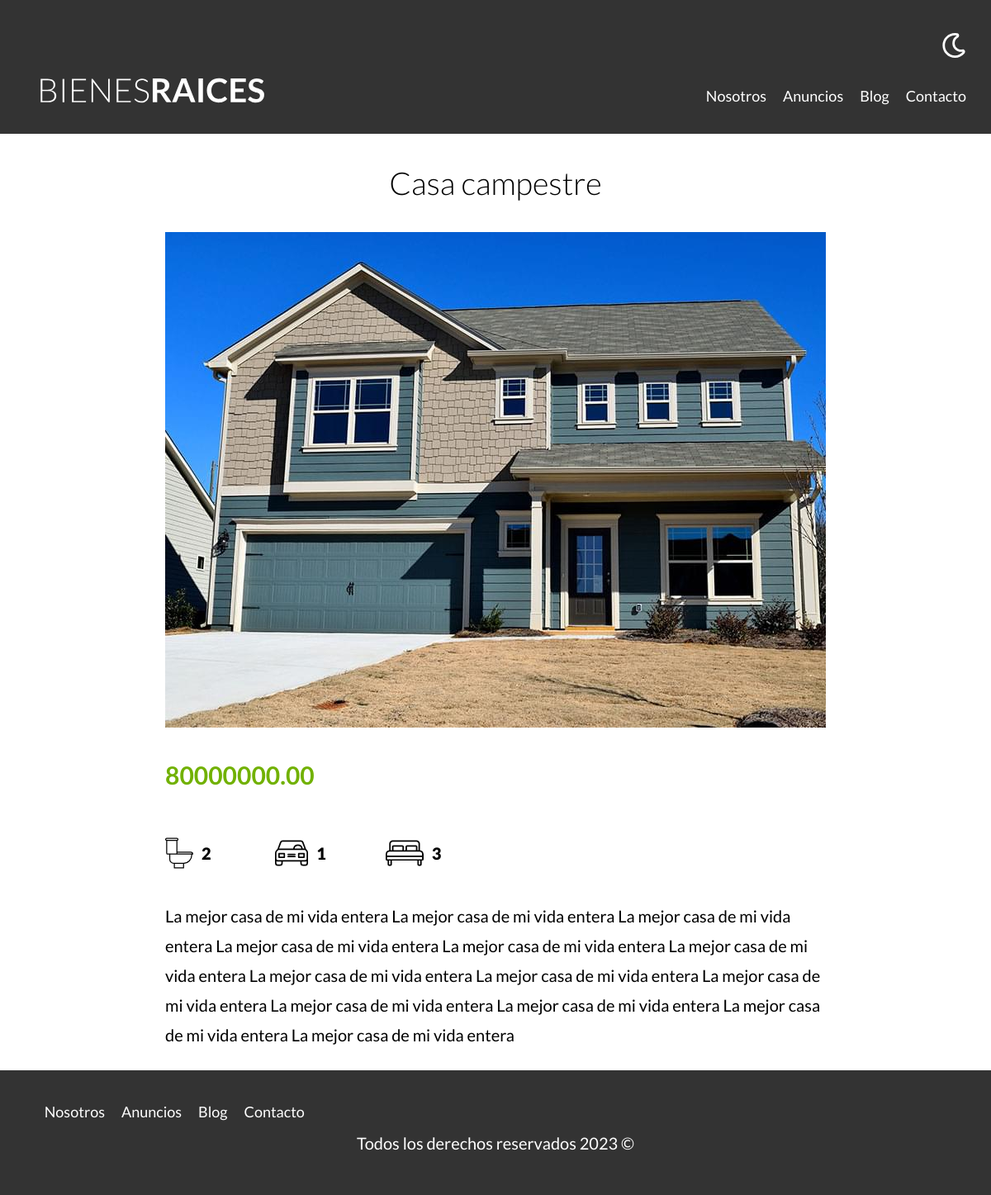
Screenshot of /propiedad?id=28 with the database file from the repository.
### tables this page shows
CREATE TABLE `propiedades` (
  `id` int NOT NULL AUTO_INCREMENT,
  `titulo` varchar(45) DEFAULT NULL,
  `precio` decimal(10,2) DEFAULT NULL,
  `descripcion` longtext,
  `imagen` varchar(200) DEFAULT NULL,
  `habitaciones` int DEFAULT NULL,
  `estacionamiento` int DEFAULT NULL,
  `wc` int DEFAULT NULL,
  `creado` date DEFAULT NULL,
  `vendedoresId` int NOT NULL,
  PRIMARY KEY (`id`),
  KEY `fk_propiedades_vendedores_idx` (`vendedoresId`),
  CONSTRAINT `fk_propiedades_vendedores` FOREIGN KEY (`vendedoresId`) REFERENCES `vendedores` (`id`)
);

### controller/paginasController.php (called while the page is built, shortened)
<?php
class PaginasController{
    public static function propiedad( Router $router){
        $id = \validarORedireccionar('/');
        $propiedad = Propiedad::find($id);
        $router->render('/paginas/propiedad', [
            'propiedad' => $propiedad
        ]);
    }
}

### public/index.php (called while the page is built, shortened)
<?php
$router = new Router;
$router->get('/admin', [PropiedadController::class, 'index']);
$router->get('/propiedades/crear', [PropiedadController::class, 'crear']);
$router->post('/propiedades/crear', [PropiedadController::class, 'crear']);
$router->get('/propiedades/actualizar', [PropiedadController::class, 'actualizar']);
$router->post('/propiedades/actualizar', [PropiedadController::class, 'actualizar']);
$router->post('/propiedades/eliminar', [PropiedadController::class, 'eliminar']);
$router->get('/vendedores/crear', [VendedorController::class, 'crear']);
$router->post('/vendedores/crear', [VendedorController::class, 'crear']);
$router->get('/vendedores/actualizar', [VendedorController::class, 'actualizar']);
$router->post('/vendedores/actualizar', [VendedorController::class, 'actualizar']);
$router->post('/vendedores/eliminar', [VendedorController::class, 'eliminar']);
$router->get('/blogs/crear', [BlogController::class, 'crear']);
$router->post('/blogs/crear', [BlogController::class, 'crear']);
$router->get('/blogs/actualizar', [BlogController::class, 'actualizar']);
$router->post('/blogs/actualizar', [BlogController::class, 'actualizar']);
$router->post('/blogs/eliminar', [BlogController::class, 'eliminar']);
$router->get('/', [PaginasController::class, 'index']);
$router->get('/nosotros', [PaginasController::class, 'nosotros']);
$router->get('/propiedades', [PaginasController::class, 'propiedades']);
$router->get('/propiedad', [PaginasController::class, 'propiedad']);
$router->get('/blog', [PaginasController::class, 'blog']);
$router->get('/entrada', [PaginasController::class, 'entrada']);
$router->get('/contacto', [PaginasController::class, 'contacto']);
$router->post('/contacto', [PaginasController::class, 'contacto']);
$router->get('/login', [LoginController::class, 'login']);
$router->post('/login', [LoginController::class, 'login']);
$router->get('/logout', [LoginController::class, 'logout']);
$router->comprobarRutas();

### includes/funciones.php (called while the page is built, shortened)
<?php
function validarORedireccionar(string $url){
    $id = $_GET['id'];
    $id = filter_var($id, FILTER_VALIDATE_INT);
    return $id;
}

### models/activeRecord.php (called while the page is built, shortened)
<?php
class ActiveRecord{
    protected static $db;
    protected static $tabla = '';
    public static function setDB($database){
        self::$db = $database;
    }
    public static function find($id){
        $consulta = "SELECT * FROM " . static::$tabla . " WHERE id = $id;";
        $resultado = self::consultarSQL($consulta);
        return array_shift($resultado);
    }
    public static function consultarSQL($query){
        $resultado = self::$db->query($query);
        $array = [];
        while($registro = $resultado->fetch_assoc()){
            $array[] = static::crearObjeto($registro);
        }
        return $array;
    }
    protected static function crearObjeto($registro){
        $objeto = new static;
        foreach($registro as $key=> $value){
            if(property_exists($objeto, $key)){
                $objeto->$key = $value;
            }
        }
        return $objeto;
    }
}

### views/paginas/propiedad.php (the view)
<main class="contenedor seccion contenido-centrado">
    <h1><?php echo $propiedad->titulo; ?></h1>
        <img loading="lazy" src="imagenes/<?php echo $propiedad->imagen;?>" alt="imagen de la propiedad">
    <div class="resumen-propiedad">
        <p class="precio"><?php echo $propiedad->precio; ?></p>
        <ul class="iconos-caracteristicas">
            <li>
                <img class="icono" loading="lazy" src="build/img/icono_wc.svg" alt="icono wc">
                <p><?php echo $propiedad->wc ?></p>
                    </li>
            <li>
                <img class="icono" loading="lazy" src="build/img/icono_estacionamiento.svg" alt="icono estacionamiento">
                <p><?php echo $propiedad->estacionamiento; ?></p>
            </li>
            <li>
                <img class="icono" loading="lazy" src="build/img/icono_dormitorio.svg" alt="icono habitaciones">
                <p><?php echo $propiedad->habitaciones; ?></p>
            </li>
        </ul>
        <p>
            <?php echo $propiedad->descripcion; ?>
        </p>
    </div>
</main>

### public/build/css/app.css (style rules this page uses)
html { -webkit-text-size-adjust:100%;line-height:1.15 }
body { margin:0 }
main { display:block }
h1 { font-size:2em;margin:.67em 0 }
img { border-style:none }
html { box-sizing:border-box;font-size:62.5% }
*,:after,:before { box-sizing:inherit }
body { font-family:Lato,sans-serif;font-size:1.6rem;line-height:1.8 }
p { color:#000;font-size:2rem }
.contenedor { margin:0 auto;max-width:120rem;width:95% }
img,picture { display:block;width:100% }
h1,h2,h3 { font-family:Lato,sans-serif;font-weight:300;margin:2.5rem 0;text-align:center }
h1 { font-size:3.8rem }
.seccion { margin-bottom:2.5rem;margin-top:2.5rem }
.contenido-centrado { max-width:80rem }
.icono { text-align:center }
.precio { color:#71b100;font-size:3rem;font-weight:700 }
.iconos-caracteristicas { display:flex;list-style:none;max-width:40rem;padding:0 }
.iconos-caracteristicas li { display:flex;flex:1 }
.iconos-caracteristicas li img { flex:0 0 3rem;margin-right:1rem }
.iconos-caracteristicas li p { font-weight:900 }

### rows the page displays
propiedades: titulo "Casa campestre", imagen (picture), precio "80000000.00", wc "2", estacionamiento "1", habitaciones "3", descripcion "La mejor casa de mi vida entera La mejor casa de mi vida entera La mejor casa de mi vida entera La mejor casa de mi vida entera La mejor casa de mi vida entera La mejor casa de mi vida entera La mejor casa de mi vida entera La mejor casa de mi vida entera La mejor casa de mi vida entera La mejor casa de mi vida entera La mejor casa de mi vida entera La mejor casa de mi vida entera La mejor casa de mi vida entera"
